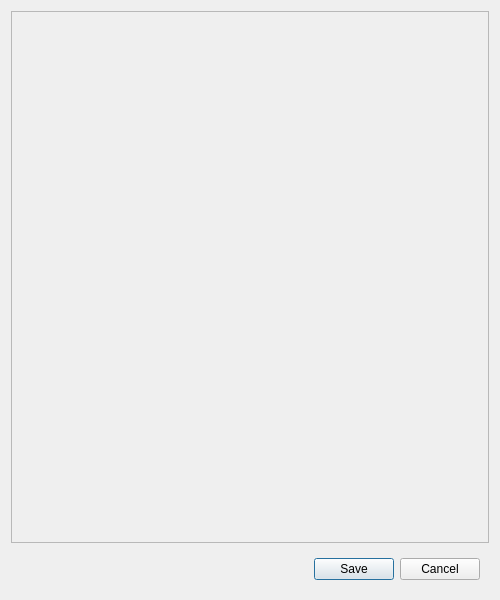
<?xml version="1.0" encoding="UTF-8"?>
<ui version="4.0">
 <class>Dialog</class>
 <widget class="QDialog" name="Dialog">
  <property name="geometry">
   <rect>
    <x>0</x>
    <y>0</y>
    <width>500</width>
    <height>600</height>
   </rect>
  </property>
  <property name="windowTitle">
   <string>Setting</string>
  </property>
  <property name="windowIcon">
   <iconset>
    <normalon>:/newPrefix/resources/setting.png</normalon>
   </iconset>
  </property>
  <layout class="QVBoxLayout" name="verticalLayout">
   <item>
    <widget class="QScrollArea" name="scrollArea">
     <property name="maximumSize">
      <size>
       <width>16777215</width>
       <height>111111</height>
      </size>
     </property>
     <property name="widgetResizable">
      <bool>true</bool>
     </property>
     <widget class="QWidget" name="scrollAreaWidgetContents">
      <property name="geometry">
       <rect>
        <x>0</x>
        <y>0</y>
        <width>480</width>
        <height>533</height>
       </rect>
      </property>
     </widget>
    </widget>
   </item>
   <item>
    <widget class="QFrame" name="frame">
     <property name="maximumSize">
      <size>
       <width>16777215</width>
       <height>50</height>
      </size>
     </property>
     <layout class="QHBoxLayout" name="horizontalLayout">
      <item>
       <spacer name="spacer">
        <property name="orientation">
         <enum>Qt::Horizontal</enum>
        </property>
        <property name="sizeHint" stdset="0">
         <size>
          <width>40</width>
          <height>20</height>
         </size>
        </property>
       </spacer>
      </item>
      <item>
       <widget class="QPushButton" name="btnSave">
        <property name="text">
         <string>Save</string>
        </property>
       </widget>
      </item>
      <item>
       <widget class="QPushButton" name="btnCancel">
        <property name="text">
         <string>Cancel</string>
        </property>
       </widget>
      </item>
     </layout>
    </widget>
   </item>
  </layout>
 </widget>
 <resources>
  <include location="resource.qrc"/>
 </resources>
 <connections/>
</ui>
